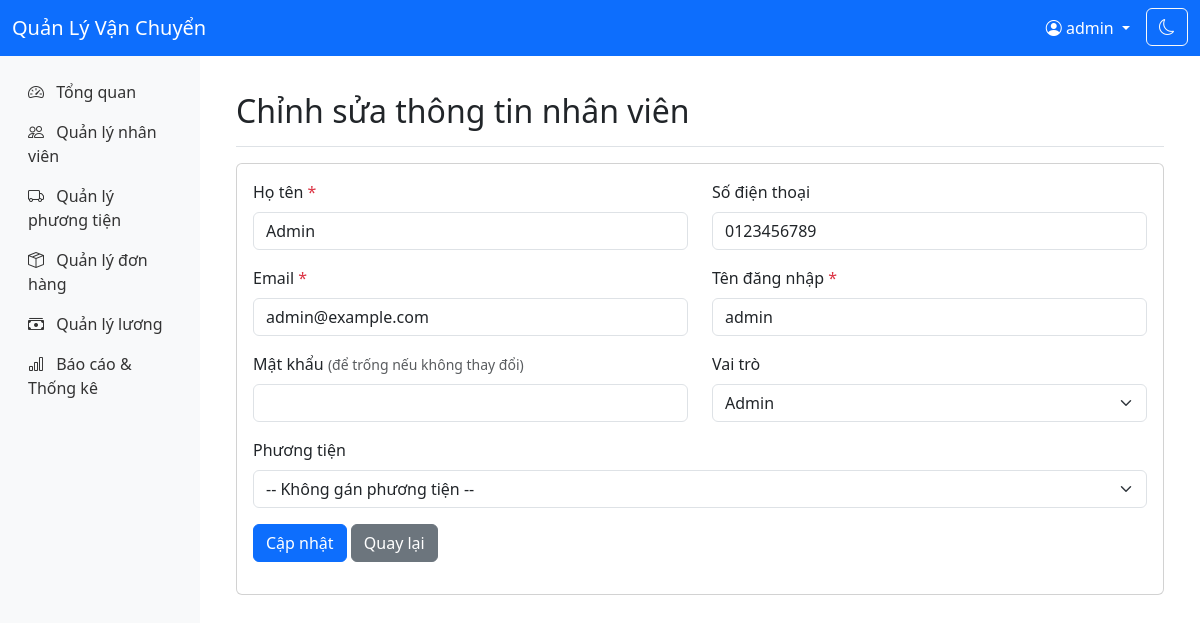
/admin/employee-edit.php?id=1 (signed in), run on the app's committed database.
### tables this page shows
CREATE TABLE NhanVien (
  nhanvien_id INT AUTO_INCREMENT PRIMARY KEY,
  ho_ten VARCHAR(100) NOT NULL,
  sdt VARCHAR(20),
  email VARCHAR(100) UNIQUE NOT NULL,
  username VARCHAR(50) UNIQUE NOT NULL,
  password VARCHAR(100) NOT NULL,
  phuongtien_id INT,
  role VARCHAR(20) DEFAULT 'nhanvien',
  FOREIGN KEY (phuongtien_id) REFERENCES PhuongTien(phuongtien_id) ON DELETE SET NULL
);

### admin/employee-edit.php (the view, shortened to what this page needs)
<?php
require_once __DIR__ . '/../config/database.php';
$id = $_GET['id'];
try {
    $stmt = $conn->prepare("SELECT * FROM NhanVien WHERE nhanvien_id = ?");
    $stmt->execute([$id]);
    $employee = $stmt->fetch();
} catch (PDOException $e) {
    $error = 'Lỗi hệ thống: ' . $e->getMessage();
}
?>
<?php include __DIR__ . '/../includes/header.php'; ?>
<?php include __DIR__ . '/../includes/sidebar.php'; ?>
<div class="container-fluid">
    <div class="d-flex justify-content-between flex-wrap flex-md-nowrap align-items-center pt-3 pb-2 mb-3 border-bottom">
        <h1 class="h2">Chỉnh sửa thông tin nhân viên</h1>
    </div>
    <div class="card">
        <div class="card-body">
            <form method="POST" action="">
                <div class="row">
                    <div class="col-md-6 mb-3">
                        <label for="ho_ten" class="form-label">Họ tên <span class="text-danger">*</span></label>
                        <input type="text" class="form-control" id="ho_ten" name="ho_ten" value="<?php echo htmlspecialchars($employee['ho_ten']); ?>" required>
                    </div>
                    <div class="col-md-6 mb-3">
                        <label for="sdt" class="form-label">Số điện thoại</label>
                        <input type="text" class="form-control" id="sdt" name="sdt" value="<?php echo htmlspecialchars($employee['sdt'] ?? ''); ?>">
                    </div>
                </div>
                <div class="row">
                    <div class="col-md-6 mb-3">
                        <label for="email" class="form-label">Email <span class="text-danger">*</span></label>
                        <input type="email" class="form-control" id="email" name="email" value="<?php echo htmlspecialchars($employee['email']); ?>" required>
                    </div>
                    <div class="col-md-6 mb-3">
                        <label for="username" class="form-label">Tên đăng nhập <span class="text-danger">*</span></label>
                        <input type="text" class="form-control" id="username" name="username" value="<?php echo htmlspecialchars($employee['username']); ?>" required>
                    </div>
                </div>
                <div class="row">
                    <div class="col-md-6 mb-3">
                        <label for="password" class="form-label">Mật khẩu <small class="text-muted">(để trống nếu không thay đổi)</small></label>
                        <input type="password" class="form-control" id="password" name="password">
                    </div>
                    <div class="col-md-6 mb-3">
                        <label for="role" class="form-label">Vai trò</label>
                        <select class="form-select" id="role" name="role">
                            <option value="admin" <?php echo $employee['role'] === 'admin' ? 'selected' : ''; ?>>Admin</option>
                        </select>
                    </div>
                </div>
                <div class="mb-3">
                    <label for="phuongtien_id" class="form-label">Phương tiện</label>
                    <select class="form-select" id="phuongtien_id" name="phuongtien_id">
                        <option value="">-- Không gán phương tiện --</option>
                    </select>
                </div>
                <div class="mb-3">
                    <button type="submit" class="btn btn-primary">Cập nhật</button>
                    <a href="/delivery-management/admin/employees.php" class="btn btn-secondary">Quay lại</a>
                </div>
            </form>
        </div>
    </div>
</div>
<?php include __DIR__ . '/../includes/footer.php'; ?>

### data on the page
nhanvien: ho_ten "Admin", sdt "0123456789", email "admin@example.com", username "admin", role "Admin"

### other printed values
$_SESSION['username'] "admin"
